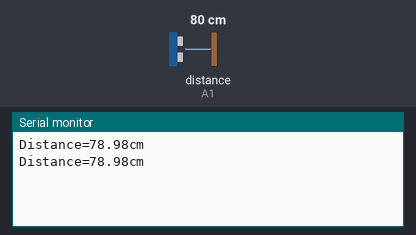
A sketch run on a simulated Arduino Uno, built with avr-gcc and run on an emulated ATmega328P. Parts: the last lines printed to the serial monitor. Wiring (inferred from the names in the program): ultrasonic range finder: trigger A0; echo A1. Inputs (shaded band) come from the test bench; at power-on: distance to the obstacle (sensor on A1) 80 cm. The echo pulse lasts 58.3 µs per cm.

Above: at 1.8 s.
1.9 s: distance to the obstacle (sensor on A1) set to 2 cm
At 2.8 s:
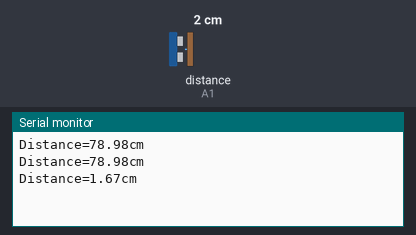
3.4 s: distance to the obstacle (sensor on A1) set to 4 cm
At 4.8 s:
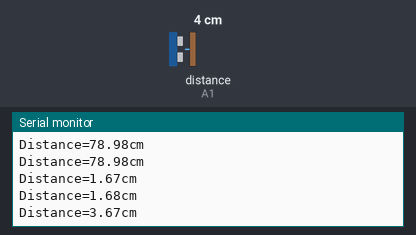
Timing chart, 0 to 6.4 s (numbered marks = the images above; inputs shaded):
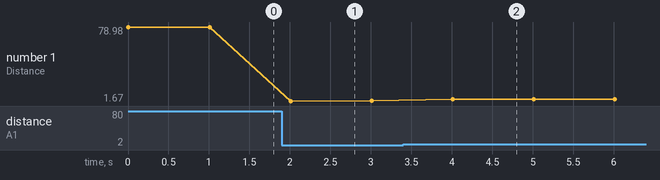

The sketch:

Ultrasonic.ino
```cpp
#define trig A0
#define echo A1

void setup() {
// put your setup code here, to run once:
pinMode(trig, OUTPUT);
pinMode(echo, INPUT);
Serial.begin(9600);
}
void loop() {
// put your main code here to run repeatedly:
digitalWrite(trig, LOW);
delayMicroseconds(2);
digitalWrite(trig, HIGH);
delayMicroseconds(2);
digitalWrite(trig, LOW);
double t= pulseIn(echo, HIGH);
double distance = 0.017*t;
Serial.print("Distance=");
Serial.print(distance);
Serial.println("cm");
delay(1000);
}
```

Measured:
- after the input at 1.9 s, the serial monitor: prints a new line after 0.11 s (image 1)
- after the input at 3.4 s, the serial monitor: prints a new line after 0.61 s (image 2)
- plotted number 1: 78.98 → 1.68 after the input at 1.9 s, 1.68 → 3.67 after the input at 3.4 s
